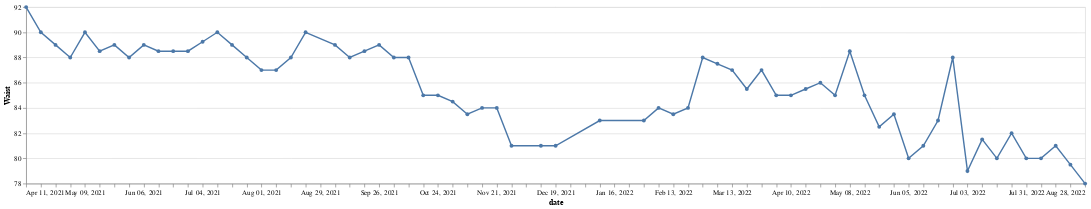

The notebook cell saved with this chart:
### Code cell
# Waist (lower is better)
chart = make_chart(10)

chart

### Figure 1 — Vega-Lite specification as saved in the notebook (floating-point values rounded to 4 significant figures)
{"$schema": "https://vega.github.io/schema/vega-lite/v4.17.0.json", "config": {"view": {"continuousHeight": 300, "continuousWidth": 400}}, "data": {"name": "data-288610555ccefba1966a945b995354a2"}, "datasets": {"data-288610555ccefba1966a945b995354a2": [{"Waist": 92, "date": "2021-04-11T00:00:00"}, {"Waist": 90, "date": "2021-04-18T00:00:00"}, {"Waist": 89, "date": "2021-04-25T00:00:00"}, {"Waist": 88, "date": "2021-05-02T00:00:00"}, {"Waist": 90, "date": "2021-05-09T00:00:00"}, {"Waist": 88.5, "date": "2021-05-16T00:00:00"}, {"Waist": 89, "date": "2021-05-23T00:00:00"}, {"Waist": 88, "date": "2021-05-30T00:00:00"}, {"Waist": 89, "date": "2021-06-06T00:00:00"}, {"Waist": 88.5, "date": "2021-06-13T00:00:00"}, {"Waist": 88.5, "date": "2021-06-20T00:00:00"}, {"Waist": 88.5, "date": "2021-06-27T00:00:00"}, {"Waist": null, "date": "2021-07-04T00:00:00"}, {"Waist": 90, "date": "2021-07-11T00:00:00"}, {"Waist": 89, "date": "2021-07-18T00:00:00"}, {"Waist": 88, "date": "2021-07-25T00:00:00"}, {"Waist": 87, "date": "2021-08-01T00:00:00"}, {"Waist": 87, "date": "2021-08-08T00:00:00"}, {"Waist": 88, "date": "2021-08-15T00:00:00"}, {"Waist": 90, "date": "2021-08-22T00:00:00"}, {"Waist": 89, "date": "2021-09-05T00:00:00"}, {"Waist": 88, "date": "2021-09-12T00:00:00"}, {"Waist": 88.5, "date": "2021-09-19T00:00:00"}, {"Waist": 89, "date": "2021-09-26T00:00:00"}, {"Waist": 88, "date": "2021-10-03T00:00:00"}, {"Waist": 88, "date": "2021-10-10T00:00:00"}, {"Waist": 85, "date": "2021-10-17T00:00:00"}, {"Waist": 85, "date": "2021-10-24T00:00:00"}, {"Waist": 84.5, "date": "2021-10-31T00:00:00"}, {"Waist": 83.5, "date": "2021-11-07T00:00:00"}, {"Waist": 84, "date": "2021-11-14T00:00:00"}, {"Waist": 84, "date": "2021-11-21T00:00:00"}, {"Waist": 81, "date": "2021-11-28T00:00:00"}, {"Waist": 81, "date": "2021-12-12T00:00:00"}, {"Waist": 81, "date": "2021-12-19T00:00:00"}, {"Waist": 83, "date": "2022-01-09T00:00:00"}, {"Waist": 83, "date": "2022-01-30T00:00:00"}, {"Waist": 84, "date": "2022-02-06T00:00:00"}, {"Waist": 83.5, "date": "2022-02-13T00:00:00"}, {"Waist": 84, "date": "2022-02-20T00:00:00"}, {"Waist": 88, "date": "2022-02-27T00:00:00"}, {"Waist": 87.5, "date": "2022-03-06T00:00:00"}, {"Waist": 87, "date": "2022-03-13T00:00:00"}, {"Waist": 85.5, "date": "2022-03-20T00:00:00"}, {"Waist": 87, "date": "2022-03-27T00:00:00"}, {"Waist": 85, "date": "2022-04-03T00:00:00"}, {"Waist": 85, "date": "2022-04-10T00:00:00"}, {"Waist": null, "date": "2022-04-17T00:00:00"}, {"Waist": 86, "date": "2022-04-24T00:00:00"}, {"Waist": 85, "date": "2022-05-01T00:00:00"}, {"Waist": 88.5, "date": "2022-05-08T00:00:00"}, {"Waist": 85, "date": "2022-05-15T00:00:00"}, {"Waist": 82.5, "date": "2022-05-22T00:00:00"}, {"Waist": 83.5, "date": "2022-05-29T00:00:00"}, {"Waist": 80, "date": "2022-06-05T00:00:00"}, {"Waist": 81, "date": "2022-06-12T00:00:00"}, {"Waist": 83, "date": "2022-06-19T00:00:00"}, {"Waist": 88, "date": "2022-06-26T00:00:00"}, {"Waist": 79, "date": "2022-07-03T00:00:00"}, {"Waist": 81.5, "date": "2022-07-10T00:00:00"}, {"Waist": 80, "date": "2022-07-17T00:00:00"}, {"Waist": 82, "date": "2022-07-24T00:00:00"}, {"Waist": 80, "date": "2022-07-31T00:00:00"}, {"Waist": 80, "date": "2022-08-07T00:00:00"}, {"Waist": 81, "date": "2022-08-14T00:00:00"}, {"Waist": 79.5, "date": "2022-08-21T00:00:00"}, {"Waist": 78, "date": "2022-08-28T00:00:00"}]}, "encoding": {"x": {"axis": {"grid": false}, "field": "date", "sort": "-x", "timeUnit": "yearmonthdate", "title": "date", "type": "temporal"}, "y": {"field": "Waist", "impute": {"frame": [-1, 1], "method": "mean"}, "scale": {"zero": false}, "title": "Waist", "type": "quantitative"}}, "height": 250, "mark": {"point": true, "type": "line"}, "width": 1500}
